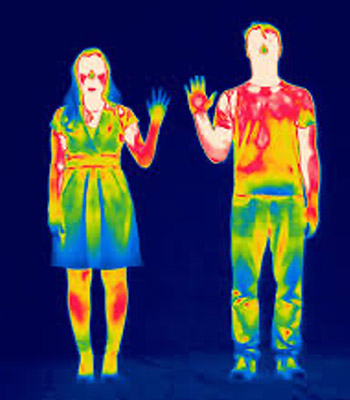
#> input picture img-1.jpg, 350 x 400 px, found by its file name
$ jupyter execute V1.ipynb
#> lines starting #> are read from the running program, lines starting #| are printed output that depends on the picture
<a href="https://colab.research.google.com/github/Shreyas-13/CV-CS/blob/main/V1.ipynb" target="_parent"></a>

### Infrared Images

[cell 1]
import cv2
import matplotlib.pyplot as plt
print(cv2.__version__)

> Image has been loaded from drive directly if you want to run locally change the path of the image in ***plt.imread()***

[cell 2]
## Loading the image
img = plt.imread('/content/drive/MyDrive/CV-CS/img-1.jpg')
#> img is the input picture: shape (400, 350, 3); mean R, G, B 54.6, 58.1, 87.3
plt.imshow(img)

[cell 3]
## Rotate
img_cpy = cv2.rotate(img, cv2.ROTATE_90_CLOCKWISE)
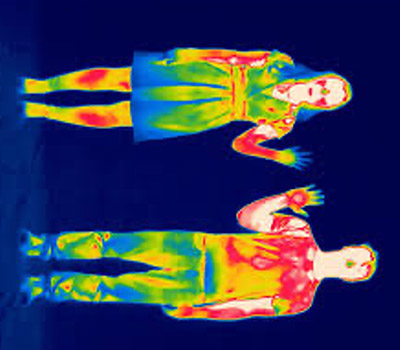
#> img_cpy: shape (350, 400, 3); mean R, G, B 54.6, 58.1, 87.3
print('Roatetd Image')
plt.imshow(img_cpy)

[cell 4]
## Translation of image
import numpy as np


# Store height and width of the image
h, w = img.shape[:2]
#> h = 400; w = 350

quarter_h, quarter_w = - h / 4, - w / 4
#> quarter_h = -100; quarter_w = -87.5

T = np.float32([[1, 0, quarter_w], [0, 1, quarter_h]])
#> T = [[1, 0, -87.5], [0, 1, -100]]

# We use warpAffine to transform
# the image using the matrix, T
img_trans = cv2.warpAffine(img, T, (w, h))
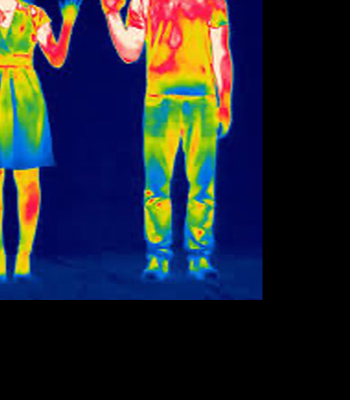
#> img_trans: shape (400, 350, 3); mean R, G, B 38, 41.6, 50.5

print('Translated Image')
plt.imshow(img_trans)

[cell 5]
# Scaling the image
scale_percent = 80

h = int(img.shape[0] + (img.shape[0] * scale_percent/100))
#> h = 720
w = int(img.shape[1] + (img.shape[1] * scale_percent/100))
#> w = 630

new_dim = (h, w)
#> new_dim = (720, 630)
img_scaled = cv2.resize(img, new_dim, interpolation=cv2.INTER_AREA)
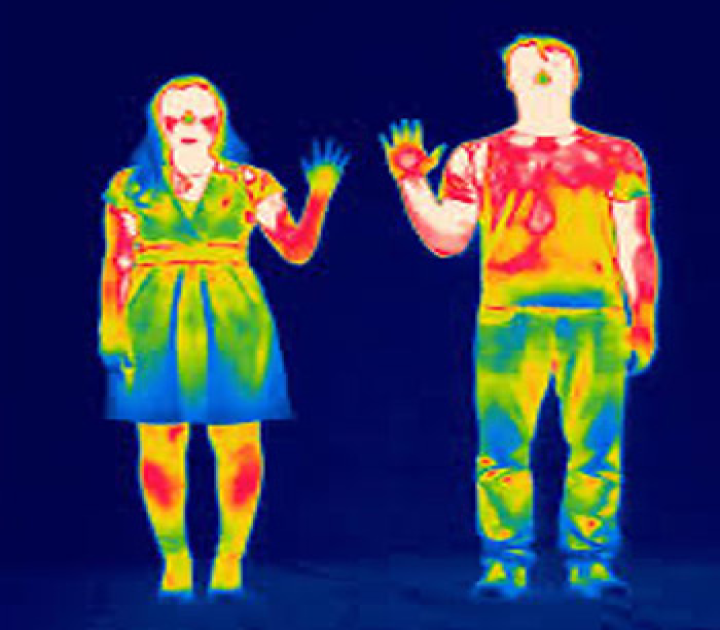
#> img_scaled: shape (630, 720, 3); mean R, G, B 54.6, 58, 87.3

print('Scaled Image')
plt.imshow(img_scaled)

print('Original Image Shape', img.shape[:2])
#| Original Image Shape (400, 350)
print('Scaled Image Shape', img_scaled.shape[:2])
#| Scaled Image Shape (630, 720)
